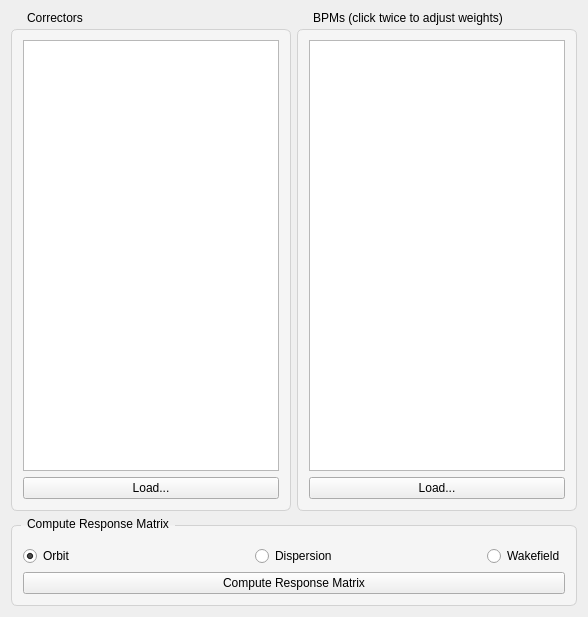
        <widget class="QWidget" name="tab_corrbpms">
         <attribute name="title">
          <string>Correctors &amp;&amp; BPMs</string>
         </attribute>
         <layout class="QVBoxLayout" name="horizontalLayout_6">
          <item>
           <layout class="QHBoxLayout" name="horizontalLayout_corrbpms_tables">
            <item>
             <widget class="QGroupBox" name="groupBox_5">
              <property name="sizePolicy">
               <sizepolicy hsizetype="Preferred" vsizetype="Expanding">
                <horstretch>0</horstretch>
                <verstretch>0</verstretch>
               </sizepolicy>
              </property>
              <property name="minimumSize">
               <size>
                <width>0</width>
                <height>500</height>
               </size>
              </property>
              <property name="maximumSize">
               <size>
                <width>16777215</width>
                <height>16777215</height>
               </size>
              </property>
              <property name="styleSheet">
               <string notr="true">QGroupBox#groupBox_5 {
    background-color: rgb(245, 245, 245);
    border: 1px solid rgb(210, 210, 210);
    border-radius: 6px;
    margin-top: 18px;
    padding-top: 6px;
}
QGroupBox#groupBox_5::title {
    subcontrol-origin: margin;
    left: 10px;
    padding: 0 4px 0 4px;
}</string>
              </property>
              <property name="title">
               <string>Correctors</string>
              </property>
              <layout class="QVBoxLayout" name="verticalLayout_14">
               <item>
                <layout class="QVBoxLayout" name="verticalLayout">
                 <item>
                  <widget class="QListWidget" name="correctors_list">
                   <property name="maximumSize">
                    <size>
                     <width>16777215</width>
                     <height>16777215</height>
                    </size>
                   </property>
                   <property name="selectionMode">
                    <enum>QAbstractItemView::ExtendedSelection</enum>
                   </property>
                  </widget>
                 </item>
                </layout>
               </item>
               <item>
                <widget class="QPushButton" name="load_correctors_button">
                 <property name="text">
                  <string>Load...</string>
                 </property>
                </widget>
               </item>
              </layout>
             </widget>
            </item>
            <item>
             <widget class="QGroupBox" name="groupBox_8">
              <property name="sizePolicy">
               <sizepolicy hsizetype="Preferred" vsizetype="Expanding">
                <horstretch>0</horstretch>
                <verstretch>0</verstretch>
               </sizepolicy>
              </property>
              <property name="minimumSize">
               <size>
                <width>0</width>
                <height>500</height>
               </size>
              </property>
              <property name="maximumSize">
               <size>
                <width>16777215</width>
                <height>16777215</height>
               </size>
              </property>
              <property name="styleSheet">
               <string notr="true">QGroupBox#groupBox_8 {
    background-color: rgb(245, 245, 245);
    border: 1px solid rgb(210, 210, 210);
    border-radius: 6px;
    margin-top: 18px;
    padding-top: 6px;
}
QGroupBox#groupBox_8::title {
    subcontrol-origin: margin;
    left: 10px;
    padding: 0 4px 0 4px;
}</string>
              </property>
              <property name="title">
               <string>BPMs (click twice to adjust weights)</string>
              </property>
              <layout class="QVBoxLayout" name="verticalLayout_15">
               <item>
                <layout class="QVBoxLayout" name="verticalLayout_13">
                 <item>
                  <widget class="QListWidget" name="bpms_list">
                   <property name="maximumSize">
                    <size>
                     <width>16777215</width>
                     <height>16777215</height>
                    </size>
                   </property>
                   <property name="selectionMode">
                    <enum>QAbstractItemView::ExtendedSelection</enum>
                   </property>
                  </widget>
                 </item>
                </layout>
               </item>
               <item>
                <widget class="QPushButton" name="load_bpms_button">
                 <property name="text">
                  <string>Load...</string>
                 </property>
                </widget>
               </item>
              </layout>
             </widget>
            </item>
           </layout>
          </item>
          <item>
           <widget class="QGroupBox" name="groupBox_10">
            <property name="sizePolicy">
             <sizepolicy hsizetype="Preferred" vsizetype="Fixed">
              <horstretch>0</horstretch>
              <verstretch>0</verstretch>
             </sizepolicy>
            </property>
            <property name="styleSheet">
             <string notr="true">QGroupBox#groupBox_10 {
    background-color: rgb(245, 245, 245);
    border: 1px solid rgb(210, 210, 210);
    border-radius: 6px;
    margin-top: 8px;
    padding-top: 6px;
}
QGroupBox#groupBox_10::title {
    subcontrol-origin: margin;
    left: 10px;
    padding: 0 4px 0 4px;
}</string>
            </property>
            <property name="title">
             <string>Compute Response Matrix</string>
            </property>
            <layout class="QVBoxLayout" name="verticalLayout_16">
             <item>
              <layout class="QHBoxLayout" name="horizontalLayout_modes">
               <item>
                <widget class="QRadioButton" name="mode_orbit">
                 <property name="text">
                  <string>Orbit</string>
                 </property>
                 <property name="checked">
                  <bool>true</bool>
                 </property>
                </widget>
               </item>
               <item>
                <widget class="QRadioButton" name="mode_dispersion">
                 <property name="text">
                  <string>Dispersion</string>
                 </property>
                </widget>
               </item>
               <item>
                <widget class="QRadioButton" name="mode_wakefield">
                 <property name="sizePolicy">
                  <sizepolicy hsizetype="Maximum" vsizetype="Expanding">
                   <horstretch>0</horstretch>
                   <verstretch>0</verstretch>
                  </sizepolicy>
                 </property>
                 <property name="text">
                  <string>Wakefield</string>
                 </property>
                </widget>
               </item>
              </layout>
             </item>
             <item>
              <widget class="QPushButton" name="compute_response_matrix_button">
               <property name="sizePolicy">
                <sizepolicy hsizetype="Minimum" vsizetype="Expanding">
                 <horstretch>0</horstretch>
                 <verstretch>0</verstretch>
                </sizepolicy>
               </property>
               <property name="maximumSize">
                <size>
                 <width>2000</width>
                 <height>16777215</height>
                </size>
               </property>
               <property name="text">
                <string>Compute Response Matrix</string>
               </property>
              </widget>
             </item>
            </layout>
           </widget>
          </item>
         </layout>
        </widget>
